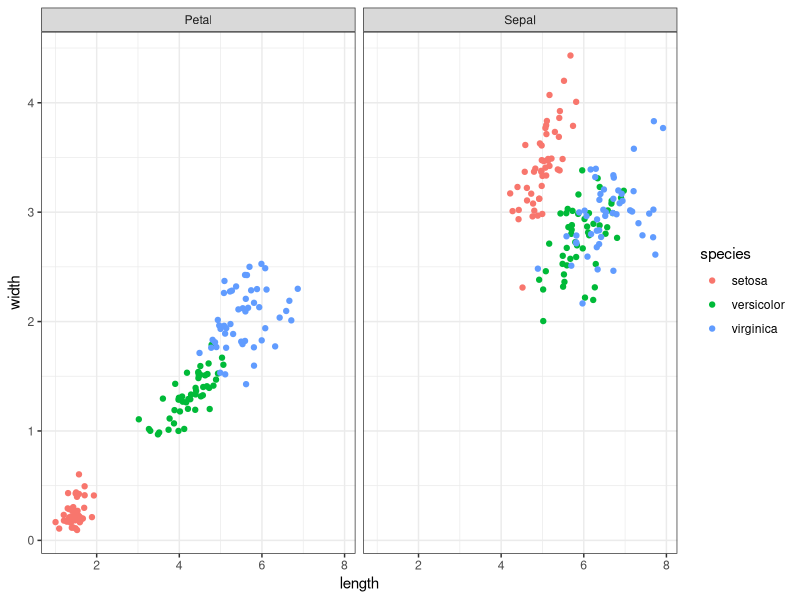

Generate this figure with R:
library(tidyverse)
data_flowers <- read_tsv("data/flowers.txt")

flowers_petal <- transmute(data_flowers,  length = data_flowers$Petal.Length, 
                           width = data_flowers$Petal.Width, species = 
                            as.factor(data_flowers$Species), category = "Petal")

flowers_sepal <- transmute(data_flowers, length = data_flowers$Sepal.Length, 
                           width = data_flowers$Sepal.Width, species = 
                           as.factor(data_flowers$Species), category = "Sepal")

flowers_exp <- bind_rows(flowers_petal, flowers_sepal)

flowers_exp %>% ggplot(aes(x=length, y=width, col = species)) +  geom_jitter() + facet_wrap(~category) + 
  theme_bw()


